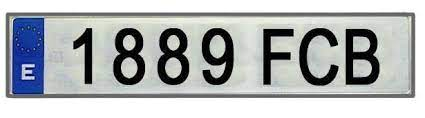
#> input picture Reconoce_placas_de_vehiculos/imagenes/matricula.jpg, 425 x 118 px, found by its file name
$ python camptura_matricula_imagen.py
#> lines starting #> are read from the running program, lines starting #| are printed output that depends on the picture; after the words box and inside, x2 and y2 are one past the last pixel; in counts of white or black regions, pixels touching at a corner belong together
import cv2
import numpy as np

# Cargar la imagen
img = cv2.imread('C:/Users/usuario/Desktop/proyectos_pitonIA/matricula.jpg')
#> img is the input picture: shape (118, 425, 3); mean B, G, R 183.4, 181.7, 178.4

# Convertir la imagen a escala de grises
gray = cv2.cvtColor(img, cv2.COLOR_BGR2GRAY)
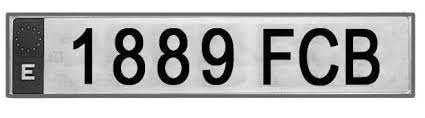
#> gray: shape (118, 425); min 0, max 255, mean 180.9

# Aplicar un umbral para eliminar el ruido y mejorar la detección de bordes
blurred = cv2.GaussianBlur(gray, (5, 5), 0)
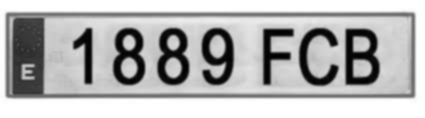
#> blurred: shape (118, 425); min 1, max 255, mean 180.9
_, thresh = cv2.threshold(blurred, 160, 255, cv2.THRESH_BINARY)
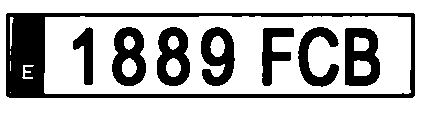
#> thresh: shape (118, 425); 71.8% white; 8 black regions, largest, box (x1, y1, x2, y2) and area: (6, 13, 415, 98) 6292, (345, 28, 380, 86) 1426, (112, 27, 146, 86) 1275

# Aplicar la detección de bordes Canny
edges = cv2.Canny(thresh, 50, 150)
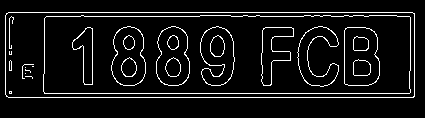
#> edges: shape (118, 425); 7.3% white in thin lines or dots, all inside (x1, y1, x2, y2) = (5, 12, 415, 98)

# Encontrar contornos en la imagen
contours, _ = cv2.findContours(edges, cv2.RETR_EXTERNAL, cv2.CHAIN_APPROX_SIMPLE)
#> contours = 1 contour; box (x1, y1, x2, y2) and area: (5, 12, 415, 98) 34755

# Ordenar los contornos de mayor a menor área
contours = sorted(contours, key=cv2.contourArea, reverse=True)

# Seleccionar el contorno con el área más grande
plate_contour = contours[0]
#> plate_contour = contour of 15 points, box (x1, y1, x2, y2) (5, 12, 415, 98), area 34755

# Dibujar un rectángulo alrededor del contorno de la matrícula
x, y, w, h = cv2.boundingRect(plate_contour)
#> x = 5; y = 12; w = 410; h = 86
cv2.rectangle(img, (x, y), (x + w, y + h), (0, 0, 255), 2)
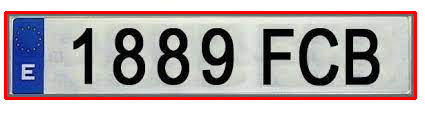
#> img: shape (118, 425, 3); 5.93% of pixels changed, all inside (x1, y1, x2, y2) = (4, 11, 417, 100)

# Mostrar la imagen resultante
cv2.imshow("Matrícula", img)
cv2.waitKey(0)
cv2.destroyAllWindows()

$ run again, with Reconoce_placas_de_vehiculos/imagenes/placa-larga-europ.jpg copied over Reconoce_placas_de_vehiculos/imagenes/matricula.jpg
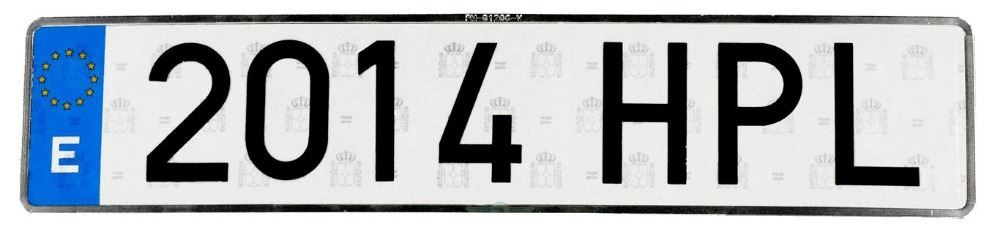
#> input picture Reconoce_placas_de_vehiculos/imagenes/placa-larga-europ.jpg, 1000 x 234 px, found by its file name
#> img is the input picture: shape (234, 1000, 3); mean B, G, R 187.3, 183.1, 178.1
#> `_, thresh = cv2.threshold(blurred, 160, 255, cv2.THRESH_BINARY)`:
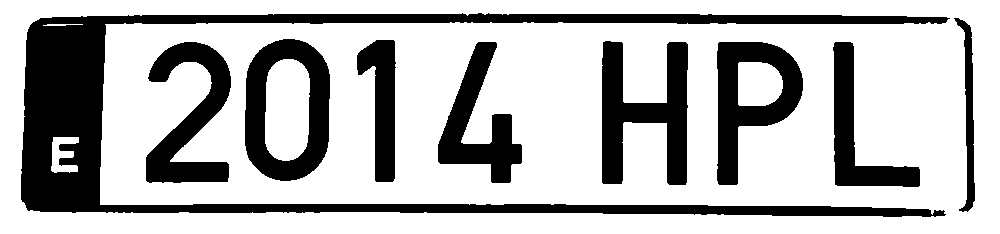
#> thresh: shape (234, 1000); 71.3% white; 9 black regions, largest, box (x1, y1, x2, y2) and area: (21, 13, 950, 217) 29047, (602, 41, 688, 185) 6718, (245, 39, 330, 181) 6354
#> edges: shape (234, 1000); 3.6% white in thin lines or dots, all inside (x1, y1, x2, y2) = (20, 12, 975, 217)
#> contours = 13 contours, 5 with area under 20; largest, box (x1, y1, x2, y2) and area: (244, 38, 330, 181) 10396, (716, 41, 803, 185) 7599, (601, 40, 688, 185) 6720, (145, 41, 231, 183) 5644, (437, 41, 522, 183) 4842, (832, 41, 920, 187) 4168, (356, 39, 396, 182) 3249, (50, 136, 79, 173) 630
#> plate_contour = contour of 122 points, box (x1, y1, x2, y2) (244, 38, 330, 181), area 10396
#> x = 244; y = 38; w = 86; h = 143
#> `cv2.rectangle(img, (x, y), (x + w, y + h), (0, 0, 255), 2)`:
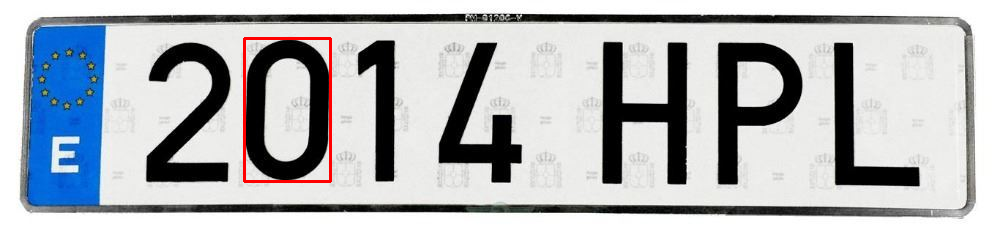
#> img: shape (234, 1000, 3); 0.59% of pixels changed, all inside (x1, y1, x2, y2) = (243, 37, 332, 183)
